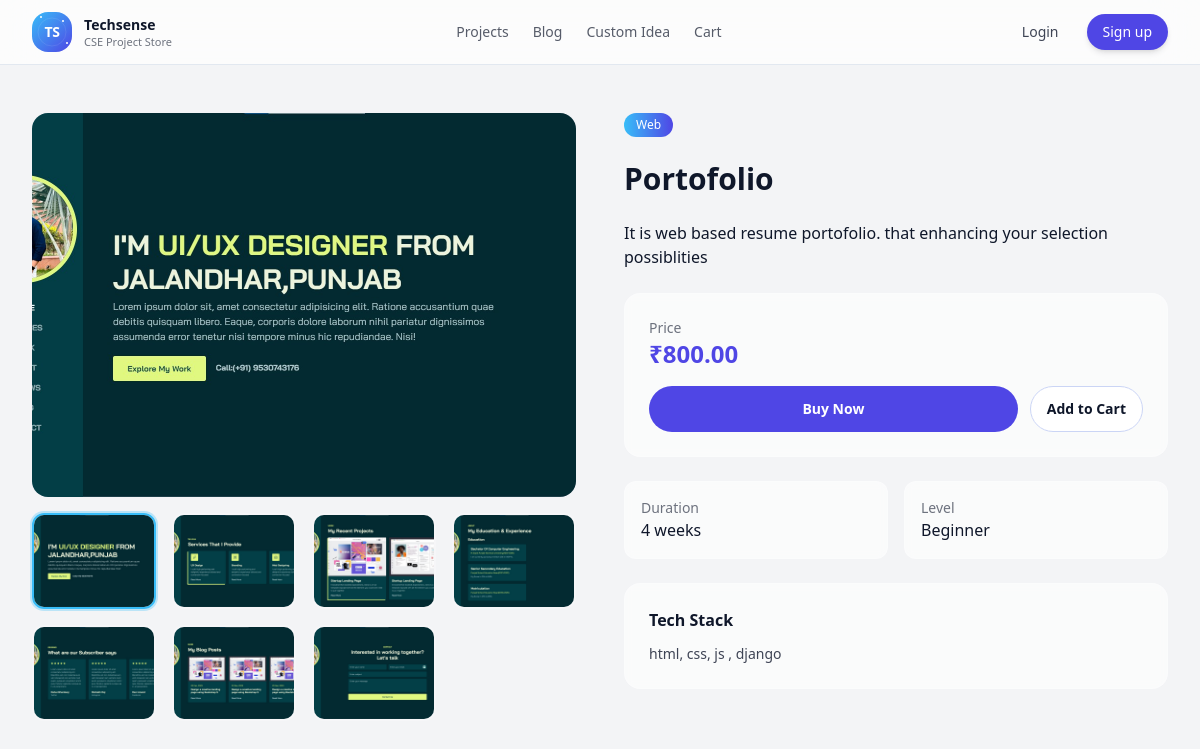
The app's page /projects/portofolio/ with its own data.
### store/models.py (models this page shows, shortened)
class Project(models.Model):
    CATEGORY_CHOICES = [
        ('web', 'Web Development'),
        ('ml', 'Machine Learning / AI'),
        ('desktop', 'Desktop Application'),
        ('mobile', 'Mobile App'),
        ('iot', 'IoT / Hardware'),
        ('other', 'Other'),
    ]
    LEVEL_CHOICES = [
        ('beginner', 'Beginner'),
        ('intermediate', 'Intermediate'),
        ('advanced', 'Advanced'),
    ]
    title = models.CharField(max_length=200)
    slug = models.SlugField(unique=True)
    short_description = models.CharField(max_length=300)
    description = models.TextField()
    tech_stack = models.CharField(max_length=200)
    category = models.CharField(max_length=20, choices=CATEGORY_CHOICES, default='web')
    level = models.CharField(max_length=20, choices=LEVEL_CHOICES, default='beginner')
    duration_weeks = models.PositiveIntegerField(default=4, help_text="Approx. time to complete (in weeks)")
    price = models.DecimalField(max_digits=8, decimal_places=2)
    thumbnail = models.ImageField(upload_to='thumbnails/', blank=True, null=True)
    project_file = models.FileField(upload_to='projects/', blank=True, null=True)
    created_at = models.DateTimeField(auto_now_add=True)
    is_active = models.BooleanField(default=True)
    is_featured = models.BooleanField(default=True)

class ProjectImage(models.Model):
    project = models.ForeignKey(
        Project,
        on_delete=models.CASCADE,
        related_name='images'
    )
    image = models.ImageField(upload_to='project_images/')
    caption = models.CharField(max_length=200, blank=True)

### store/views.py (the view)
# urls.py: path('projects/<slug:slug>/', views.project_detail, name='project_detail'),
def project_detail(request, slug):
    project = get_object_or_404(Project, slug=slug, is_active=True)
    extra_images = project.images.all()  # FK with related_name='images'
    return render(
        request,
        "store/project_detail.html",
        {"project": project, "extra_images": extra_images},
    )

### store/templates/store/project_detail.html (shortened to what this page needs)
{% extends "base.html" %}
{% load static %}
{% block content %}
<div class="min-h-screen">
  <div class="max-w-7xl mx-auto px-4 sm:px-6 lg:px-8 py-12">
    <div class="grid grid-cols-1 lg:grid-cols-2 gap-12 mb-16">
      <div>
        <div
          class="relative h-96 rounded-2xl overflow-hidden bg-gradient-to-br from-[#38BDF8]/10 to-[#4F46E5]/10 mb-4 cursor-zoom-in">
          {% if project.thumbnail %}
          <img src="{{ project.thumbnail.url }}" alt="{{ project.title }}"
               class="w-full h-full object-cover js-zoom-image"
               data-src="{{ project.thumbnail.url }}">
          {% endif %}
        </div>
        {% if project.thumbnail or extra_images %}
        <div class="grid grid-cols-4 gap-4">
          {% if project.thumbnail %}
          <button class="h-24 rounded-xl overflow-hidden border-2 border-[#38BDF8] ring-2 ring-[#38BDF8]/30">
            <img src="{{ project.thumbnail.url }}"
                 alt="{{ project.title }}"
                 class="w-full h-full object-cover js-zoom-image"
                 data-src="{{ project.thumbnail.url }}">
          </button>
          {% endif %}
          {% for img in extra_images %}
          <button
            class="h-24 rounded-xl overflow-hidden border-2 border-white/20 hover:border-[#38BDF8]/50 transition-all">
            <img src="{{ img.image.url }}"
                 alt="{{ img.caption|default:project.title }}"
                 class="w-full h-full object-cover js-zoom-image"
                 data-src="{{ img.image.url }}">
          </button>
          {% endfor %}
        </div>
        {% endif %}
      </div>
      <div>
        <div class="sticky top-24 space-y-6">
          <span class="inline-block px-3 py-1 bg-gradient-to-r from-[#38BDF8] to-[#4F46E5] text-white text-xs rounded-full">
            {{ project.category|capfirst }}
          </span>
          <h1 class="text-3xl font-semibold text-[#0F172A]">
            {{ project.title }}
          </h1>
          <p class="text-[#0F172A]/70">
            {{ project.description|linebreaks }}
          </p>
          <div class="bg-white/60 backdrop-blur-sm rounded-2xl p-6 border border-white/20">
            <span class="text-[#0F172A]/60 text-sm">Price</span>
            <p class="text-2xl font-semibold text-[#4F46E5] mb-4">
              ₹{{ project.price }}
            </p>
            <div class="flex gap-3">
              <a href="{% url 'store:buy_project' project.slug %}"
                 class="flex-1 inline-flex items-center justify-center px-4 py-3 rounded-full bg-[#4F46E5] text-white text-sm font-semibold hover:bg-[#4338CA] transition">
                Buy Now
              </a>
              <a href="{% url 'store:add_to_cart' project.slug %}"
                 class="inline-flex items-center justify-center px-4 py-3 rounded-full border border-[#CBD5F5] text-sm font-semibold text-[#0F172A] bg-white hover:bg-[#F9FAFB]">
                Add to Cart
              </a>
            </div>
          </div>
          <div class="grid grid-cols-2 gap-4">
            <div class="bg-white/60 backdrop-blur-sm rounded-xl p-4 border border-white/20">
              <p class="text-[#0F172A]/60 text-sm">Duration</p>
              <p class="text-[#0F172A] font-medium">
                {{ project.duration|default:"4 weeks" }}
              </p>
            </div>
            <div class="bg-white/60 backdrop-blur-sm rounded-xl p-4 border border-white/20">
              <p class="text-[#0F172A]/60 text-sm">Level</p>
              <p class="text-[#0F172A] font-medium">
                {{ project.level|capfirst }}
              </p>
            </div>
          </div>
          <div class="bg-white/60 backdrop-blur-sm rounded-2xl p-6 border border-white/20">
            <h3 class="text-[#0F172A] mb-3 font-semibold">Tech Stack</h3>
            <p class="text-sm text-[#0F172A]/80">
              {{ project.tech_stack }}
            </p>
          </div>
        </div>
      </div>
    </div>
  </div>
</div>
{% endblock %}

### store/templates/base.html (shortened to what this page needs)
{% load static %}
<head>
  <script src="https://cdn.tailwindcss.com"></script>
  <link rel="stylesheet" href="{% static 'css/style.css' %}">
</head>
<body class="bg-[#F3F4F6] text-slate-900">
  <header class="border-b border-slate-200 bg-white/70 backdrop-blur-xl">
    <nav class="max-w-7xl mx-auto px-4 sm:px-6 lg:px-8 py-3 flex items-center justify-between gap-3">
      <a href="{% url 'store:home' %}" class="flex items-center gap-3 group">
        <div class="relative w-10 h-10 rounded-2xl overflow-hidden flex items-center justify-center bg-gradient-to-br from-[#38BDF8] to-[#4F46E5] group-hover:from-[#4F46E5] group-hover:to-[#38BDF8] transition-all duration-500">
          <div class="relative flex items-center justify-center w-full h-full">
            <span class="text-white font-bold text-sm tracking-tight relative z-10 animate-pulse group-hover:animate-none group-hover:scale-110 transition-transform duration-300">
              TS
            </span>
            <div class="absolute inset-0">
              <div class="absolute top-1 left-2 w-0.5 h-0.5 bg-white rounded-full animate-bounce" style="animation-delay: 0s"></div>
              <div class="absolute bottom-2 right-1 w-0.5 h-0.5 bg-white rounded-full animate-bounce" style="animation-delay: 0.2s"></div>
              <div class="absolute top-2 right-2 w-0.5 h-0.5 bg-white rounded-full animate-bounce" style="animation-delay: 0.4s"></div>
            </div>
          </div>
          <div class="absolute inset-0 rounded-2xl border-2 border-white/0 group-hover:border-white/20 transition-all duration-300"></div>
        </div>
        <div class="leading-tight">
          <span class="block text-sm font-semibold text-[#0F172A] group-hover:text-[#4F46E5] transition-colors duration-300">
            Techsense
          </span>
          <span class="block text-[11px] text-[#0F172A]/60 group-hover:text-[#4F46E5]/70 transition-colors duration-300">
            CSE Project Store
          </span>
        </div>
      </a>
      <div class="hidden md:flex items-center gap-6 text-sm font-medium text-[#0F172A]/70">
        <a href="{% url 'store:project_list' %}" class="hover:text-[#4F46E5] transition-colors">
          Projects
        </a>
        <a href="{% url 'store:blog_list' %}" class="hover:text-[#4F46E5] transition-colors">
          Blog
        </a>
        <a href="{% url 'store:contact' %}" class="hover:text-[#4F46E5] transition-colors">
          Custom Idea
        </a>
        <a href="{% url 'store:view_cart' %}" class="hover:text-[#4F46E5] transition-colors">
          Cart
        </a>
      </div>
      <div class="hidden md:flex items-center gap-3 text-sm">
        {% if request.user.is_authenticated %}
          <span class="text-[#0F172A]/70">
            Hi, {{ request.user.username|default:"Student" }} 👋
          </span>
          <a href="{% url 'store:logout' %}"
             class="px-4 py-2 rounded-full border border-slate-200 bg-white text-[#0F172A]/80 hover:bg-slate-50">
            Logout
          </a>
        {% else %}
          <a href="{% url 'store:login' %}"
             class="px-4 py-2 rounded-full text-[#0F172A]/80 hover:bg-slate-50">
            Login
          </a>
          <a href="{% url 'store:signup' %}"
             class="px-4 py-2 rounded-full bg-[#4F46E5] text-white font-medium shadow-md hover:bg-[#4338CA]">
            Sign up
          </a>
        {% endif %}
      </div>
    </nav>
  </header>
  <main>
    {% block content %}{% endblock %}
  </main>
</body>
</html>

### store/static/css/style.css (style rules this page uses)
body { margin: 0; background: var(--background); color: var(--foreground); }
h1 { font-size: var(--text-2xl); font-weight: var(--font-weight-medium); line-height: 1.5; }
h3 { font-size: var(--text-lg); font-weight: var(--font-weight-medium); line-height: 1.5; }
h4, p, label, button, input { font-size: var(--text-base); font-weight: var(--font-weight-normal); line-height: 1.5; }
*[class*="border-"] { border-color: var(--border); }
* { transition: background-color 0.3s ease, border-color 0.3s ease, color 0.3s ease; }

### records on screen
Project: thumbnail (picture), category "Web", title "Portofolio", description "It is web based resume portofolio. that enhancing your selection possiblities", price "800.00", level "Beginner", tech_stack "html, css, js , django"
ProjectImage: image (picture)
ProjectImage: image (picture)
ProjectImage: image (picture)
ProjectImage: image (picture)
ProjectImage: image (picture)
ProjectImage: image (picture)

### other values on screen
{{ project.duration|default:"4 weeks" }} "4 weeks"
